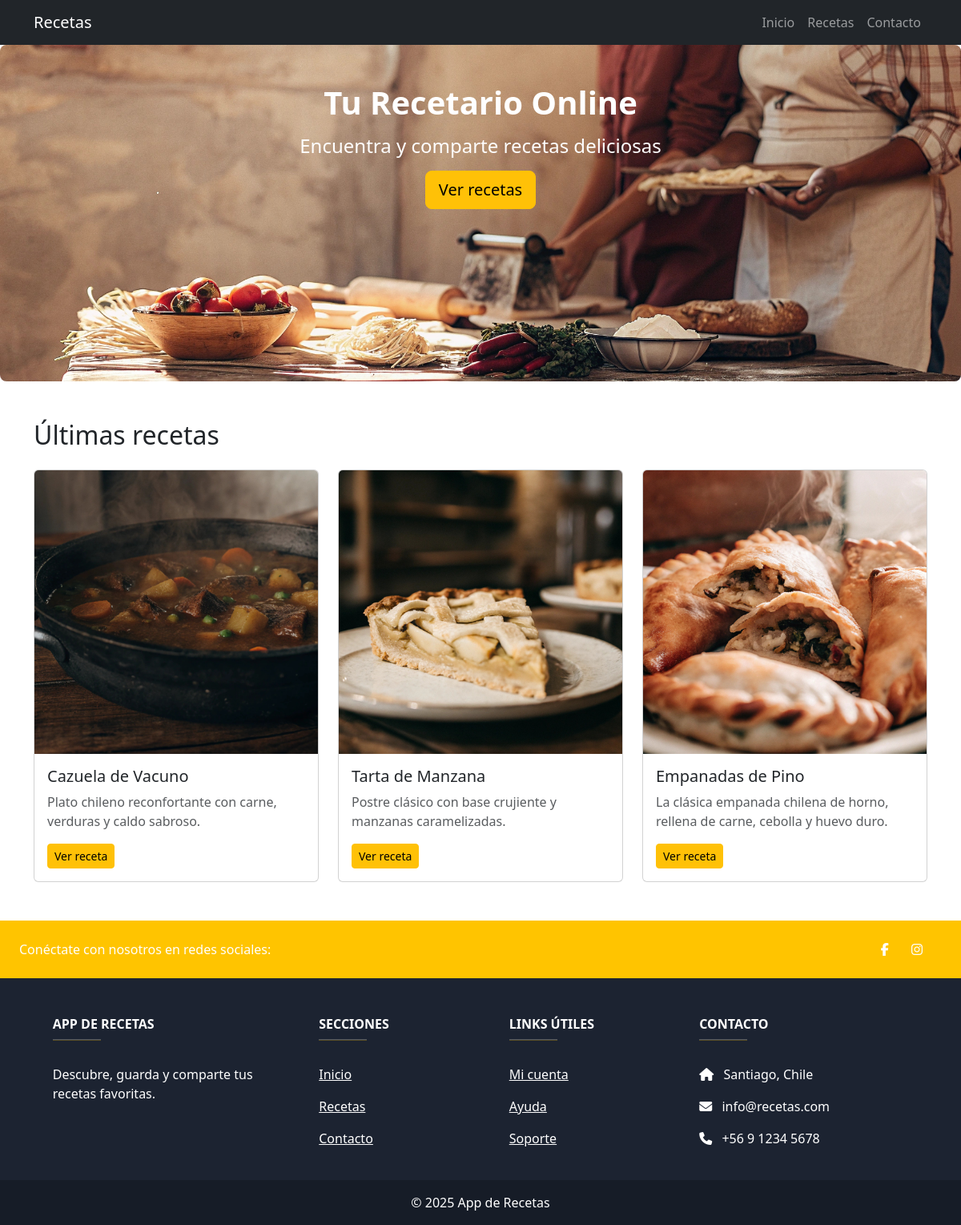
The page / on the database its author committed.
### mi_app/models.py (models this page shows, shortened)
class Receta(models.Model):
    nombre = models.CharField(max_length=100)
    resumen = models.CharField(max_length=160, blank=True, help_text="Descripción breve (máx. 160 chars)")
    ingredientes = models.TextField()
    instrucciones = models.TextField()
    imagen = models.ImageField(upload_to='media/imgs', null=True, blank=True)

### mi_app/views.py (the view)
# urls.py: path('', views.index, name='index'),
def index(request):
    ultimas = Receta.objects.order_by('-id')[:3]
    return render(request, 'index.html', {'ultimas': ultimas})

### mi_app/templates/index.html (shortened to what this page needs)
{% extends 'base.html' %}
{% load static %}
{% block content %}
<div class="p-5 text-center bg-image rounded-3" style="
    background-image: url('{% static 'img/jumbotron.jpg' %}');
    height: 420px;
    background-size: cover;
    background-position: center;
  ">
  <div class="mask" style="background-color: rgba(0,0,0,0);">
    <div class="d-flex justify-content-center align-items-center h-100">
      <div class="text-white">
        <h1 class="mb-3 fw-bold">Tu Recetario Online</h1>
        <h4 class="mb-3">Encuentra y comparte recetas deliciosas</h4>
        <a class="btn btn-warning btn-lg" href="{% url 'mi_app:recetas' %}">
            Ver recetas
        </a>
      </div>
    </div>
  </div>
</div>
<div class="container my-5">
  <h2 class="mb-4">Últimas recetas</h2>
  <div class="row g-4">
    {% for r in ultimas %}
      <div class="col-12 col-md-6 col-lg-4">
        <div class="card h-100">
          {% if r.imagen %}
            <img src="{{ r.imagen.url }}" class="card-img-top" alt="{{ r.nombre }}">
          {% endif %}
          <div class="card-body">
            <h5 class="card-title mb-2">{{ r.nombre }}</h5>
            <p class="card-text text-muted">
              {% if r.resumen %}
                {{ r.resumen }}
              {% else %}
                {{ r.ingredientes|striptags|truncatechars:120 }}
              {% endif %}
            </p>
            <a href="{% url 'mi_app:detalle' r.pk %}" class="btn btn-warning btn-sm"">Ver receta</a>
          </div>
        </div>
      </div>
    {% empty %}
      <p class="text-muted">Aún no hay recetas. Crea algunas en <a href="/admin/">/admin</a>.</p>
    {% endfor %}
  </div>
</div>
{% endblock %}

### rows shown on the page
Receta: imagen (picture), nombre "Cazuela de Vacuno", resumen "Plato chileno reconfortante con carne, verduras y caldo sabroso."
Receta: imagen (picture), nombre "Tarta de Manzana", resumen "Postre clásico con base crujiente y manzanas caramelizadas."
Receta: imagen (picture), nombre "Empanadas de Pino", resumen "La clásica empanada chilena de horno, rellena de carne, cebolla y huevo duro."
